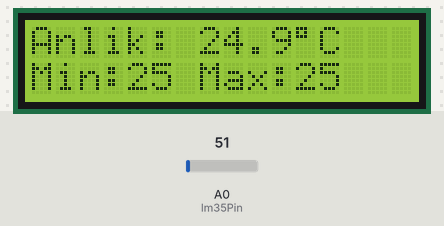
Simulated run of this sketch. Board: Arduino Uno, built with avr-gcc and run on an emulated ATmega328P. Shown: 16×2 character LCD. Inputs (shaded band) come from the test bench; at power-on: A0 (lm35Pin) = 51.

Above: at 3.2 s.
3.3 s: A0 (lm35Pin) set to 59
At 4.6 s:
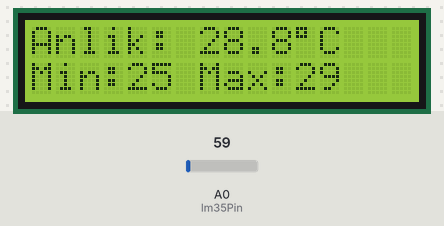
6.0 s: A0 (lm35Pin) set to 68
At 7.2 s:
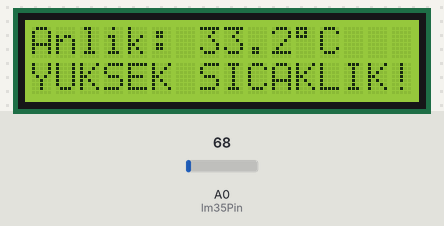
8.7 s: A0 (lm35Pin) set to 61
At 11.1 s:
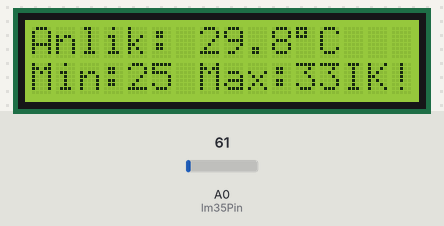
Timing chart, 0 to 12.6 s (numbered marks = the images above; inputs shaded):
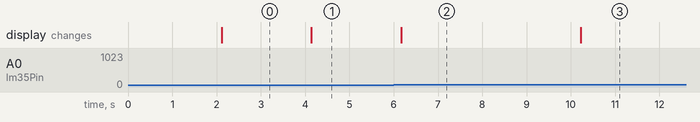

The sketch:

dijital-termometre.ino
```cpp
#include <LiquidCrystal_I2C.h>

// LM35 sensör A0 pininde
const int lm35Pin = A0;

// LCD adres ve boyut (I2C)
LiquidCrystal_I2C lcd(0x27, 16, 2);

// Min/Maks sıcaklık takibi
float minTemp = 100.0;
float maxTemp = -100.0;

// Uyarı eşiği
const float tempThreshold = 30.0;

void setup() {
  lcd.begin();
  lcd.backlight();
  lcd.setCursor(0, 0);
  lcd.print("Termometre Basladi");
  delay(2000);
  lcd.clear();
}

void loop() {
  int analogValue = analogRead(lm35Pin);
  float voltage = analogValue * (5.0 / 1023.0);
  float temperatureC = voltage * 100;

  // Min / Maks güncelle
  if (temperatureC < minTemp) minTemp = temperatureC;
  if (temperatureC > maxTemp) maxTemp = temperatureC;

  // LCD yazdir
  lcd.setCursor(0, 0);
  lcd.print("Anlik: ");
  lcd.print(temperatureC, 1); // 1 basamakli
  lcd.print((char)223); // ° simgesi
  lcd.print("C ");

  if (temperatureC > tempThreshold) {
    lcd.setCursor(0, 1);
    lcd.print("YUKSEK SICAKLIK!");
  } else {
    lcd.setCursor(0, 1);
    lcd.print("Min:");
    lcd.print(minTemp, 0);
    lcd.print(" Max:");
    lcd.print(maxTemp, 0);
  }

  delay(2000);
}
```

Measured:
- the behaviour switches between 61 and 62 on A0 (lm35Pin) (found by bisection; images 1 and 2)
- after the input at 3.3 s, the display: changes after 0.84 s (image 1)
- after the input at 6.0 s, the display: changes after 0.17 s (image 2)
- after the input at 8.7 s, the display: changes after 1.5 s (image 3)
